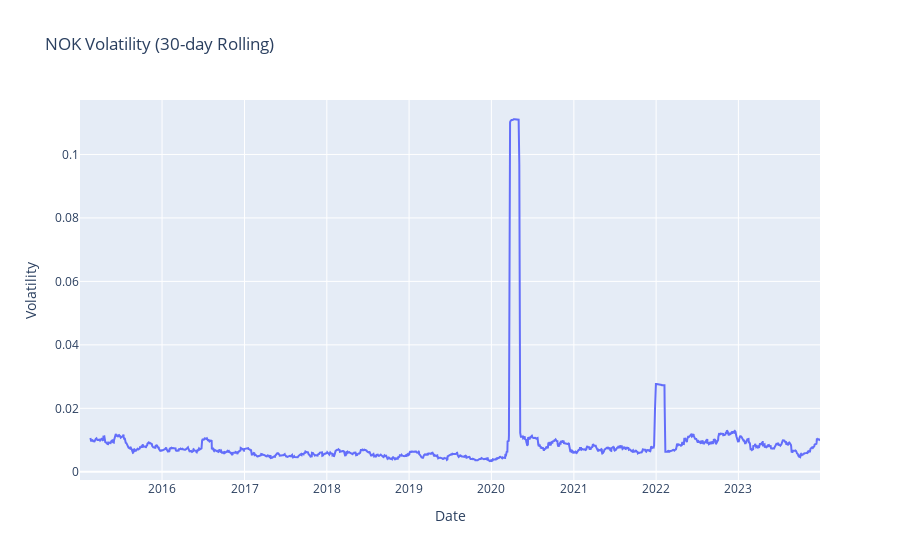

The code cell stored with this chart in its notebook:
### Code cell
#  Volatilité du NOK
data['NOK Volatility'] = data['NOK'].pct_change().rolling(window=30).std()
fig4 = go.Figure()
fig4.add_trace(go.Scatter(x=data.index, y=data['NOK Volatility'], mode='lines', name='NOK Volatility'))
fig4.update_layout(title="NOK Volatility (30-day Rolling)", xaxis_title="Date", yaxis_title="Volatility")
fig4.show()

### Figure 1 — Plotly figure (JSON) as saved in the notebook; plotly's stock layout.template omitted (floating-point values rounded to 4 significant figures; data arrays with more than 128 entries replaced by an {"elided": "..."} marker saying what was removed)
{"data": [{"mode": "lines", "name": "NOK Volatility", "type": "scatter", "x": {"elided": "2259 str values"}, "y": {"elided": "2259 float values"}}], "layout": {"title": {"text": "NOK Volatility (30-day Rolling)"}, "xaxis": {"title": {"text": "Date"}}, "yaxis": {"title": {"text": "Volatility"}}}}
